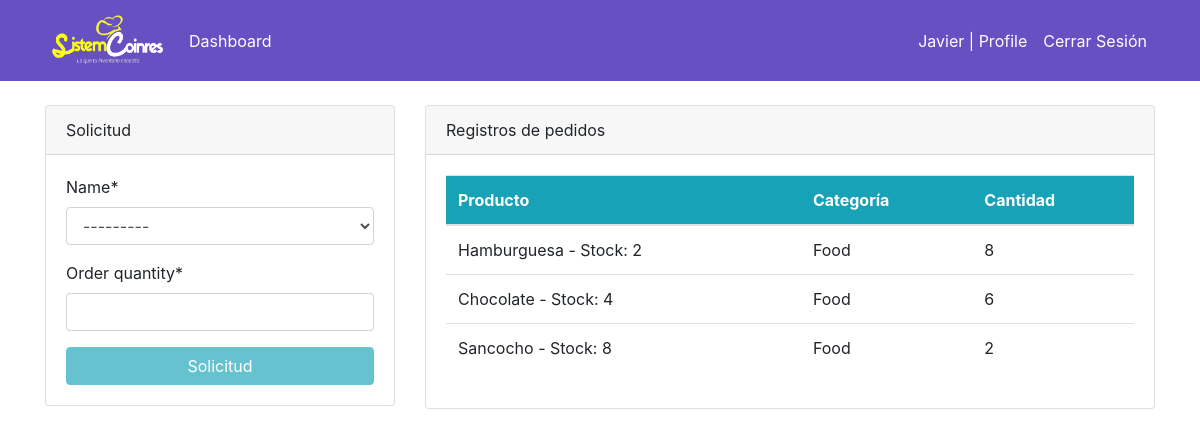
Screenshot of /index/ (signed in) with the database file from the repository.
### dashboard/models.py (models this page shows, shortened)
class Product(models.Model):
    name = models.CharField(max_length=100, null=True)
    stock = models.PositiveIntegerField(null=True)  # Se cambia 'quantity' a 'stock'
    category = models.CharField(max_length=50, choices=CATEGORY, null=True)
    def __str__(self):
        return f'{self.name} - Stock: {self.stock}'

class Order(models.Model):
    name = models.ForeignKey(Product, on_delete=models.CASCADE, null=True)
    customer = models.ForeignKey(User, on_delete=models.CASCADE, null=True)
    order_quantity = models.PositiveIntegerField(null=True)

### dashboard/views.py (the view)
# urls.py: path('index/', views.index, name='dashboard-index'),
@login_required(login_url='user-login')
def index(request):
    product = Product.objects.all()
    product_count = product.count()
    order = Order.objects.all()
    order_count = order.count()
    customer = User.objects.filter(groups=2)
    customer_count = customer.count()
    if request.method == 'POST':
        form = OrderForm(request.POST)
        if form.is_valid():
            obj = form.save(commit=False)
            obj.customer = request.user
            obj.save()
            return redirect('dashboard-index')
    else:
        form = OrderForm()
    context = {
        'form': form,
        'order': order,
        'product': product,
        'product_count': product_count,
        'order_count': order_count,
        'customer_count': customer_count,
    }
    return render(request, 'dashboard/index.html', context)

### dashboard/forms.py
class OrderForm(forms.ModelForm):
    class Meta:
        model = Order
        fields = ['name', 'order_quantity']

### templates/dashboard/index.html (shortened to what this page needs)
{% extends 'partials/base.html' %}
{% block content %}
{% if user.is_authenticated and user.is_staff and user.is_superuser %}
{% include 'partials/topside.html' %}
<div class="row ">
    <div class="col-md-6 my-4">
        <div class="bg-white">
            <div class="card-body">
                <canvas id="myChart1" width="400" height="300"></canvas>
                <script>
                    var ctx = document.getElementById('myChart1').getContext('2d');
                    var myChart1 = new Chart(ctx, {
                        type: 'pie',
                        data: {
                            labels: [{% for product in product %} '{{product.name}}', {% endfor %}],
                    datasets: [{
                        label: 'Number of Products',
                        data: [{% for product in product %} {{ product.stock }}, {% endfor %}],
                        backgroundColor: [
                            'rgba(255, 99, 132, 1)',
                            'rgba(54, 162, 235, 1)',
                            'rgba(255, 206, 86, 1)',
                            'rgba(75, 192, 192, 1)',
                            'rgba(153, 102, 255, 1)',
                            'rgba(255, 159, 64, 1)'
                        ],
                            borderColor: [
                                'rgba(255, 99, 132, 1)',
                                'rgba(54, 162, 235, 1)',
                                'rgba(255, 206, 86, 1)',
                                'rgba(75, 192, 192, 1)',
                                'rgba(153, 102, 255, 1)',
                                'rgba(255, 159, 64, 1)'
                            ],
                                borderWidth: 1
                    }]
                        },
                    options: {
                        scales: {
                            yAxes: [{
                                ticks: {
                                    beginAtZero: true
                                }
                            }]
                        }
                    }
                    });
                </script>
            </div>
        </div>
    </div>
    <div class="col-md-6 my-4">
        <div class="bg-white">
            <div class="card-body">
                <canvas id="myChart" width="400" height="300"></canvas>
                <script>
                    var ctx = document.getElementById('myChart').getContext('2d');
                    var myChart = new Chart(ctx, {
                        type: 'bar',
                        data: {
                            labels: [{% for order in order %} '{{order.name}}',{% endfor %}],
                    datasets: [{
                        label: 'Orders',
                        data: [{% for order in order %} {{ order.order_quantity }}, {% endfor %}],
                        backgroundColor: [
                            'rgba(255, 99, 132, 1)',
                            'rgba(54, 162, 235, 1)',
                            'rgba(255, 206, 86, 1)',
                            'rgba(75, 192, 192, 1)',
                            'rgba(153, 102, 255, 1)',
                            'rgba(255, 159, 64, 1)'
                        ],
                            borderColor: [
                                'rgba(255, 99, 132, 1)',
                                'rgba(54, 162, 235, 1)',
                                'rgba(255, 206, 86, 1)',
                                'rgba(75, 192, 192, 1)',
                                'rgba(153, 102, 255, 1)',
                                'rgba(255, 159, 64, 1)'
                            ],
                                borderWidth: 1
                    }]
                        },
                    options: {
                        scales: {
                            yAxes: [{
                                ticks: {
                                    beginAtZero: true
                                }
                            }]
                        }
                    }
                    });
                </script>
            </div>
        </div>
    </div>
</div>
{% else %}
{% include 'dashboard/customer_index.html' %}
{% endif%}
{% endblock %}

### templates/partials/nav.html (shortened to what this page needs)
{% load static %}
<nav class="navbar navbar-expand-lg" style="background-color:rgb(103, 80, 193);">
    <div class="container">
        <a class="navbar-brand text-white" href="{% url 'welcome' %}">
            <img src="{% static 'img/logoimage.png' %}" alt="Logo" width="120px" height="55px" class="d-inline-block align-top">
        </a>
        <div class="collapse navbar-collapse" id="navbarSupportedContent">
            {% if user.is_authenticated %}
            <ul class="navbar-nav mr-auto">
                <li class="nav-item active">
                    <a class="nav-link text-white" href="{% url 'dashboard-index' %}">Dashboard</a>
                </li>
            </ul>
            <ul class="navbar-nav ml-auto">
                <li class="nav-item active">
                    <a class="nav-link text-white" href="{% url 'user-profile' %}">{{ user.username }} | Profile</a>
                </li>
                <li class="nav-item">
                    <form method="post" action="{% url 'user-logout' %}" class="d-inline">
                        <button type="submit" class="btn btn-link nav-link text-white" style="border: none; background: none;">
                            Cerrar Sesión
                        </button>
                    </form>
                </li>
            </ul>
            {% endif %}
        </div>
    </div>
</nav>

### templates/dashboard/customer_index.html (shortened to what this page needs)
{% load crispy_forms_tags %}
<div>
    <div class="row mt-4">
        <div class="col-md-4">
            <div class="card">
                <div class="card-header">
                    Solicitud
                </div>
                <div class="card-body">
                    <form method="POST" id="order-form">
                        {{ form|crispy }}
                        <input class="btn btn-info btn-block" type="submit" value="Solicitud" id="submit-btn" disabled>
                    </form>
                </div>
            </div>
        </div>
        <div class="col-md-8">
            <div class="card">
                <div class="card-header">
                    Registros de pedidos
                </div>
                <div class="card-body">
                    <table class="table bg-white">
                        <thead class="bg-info text-white">
                            <tr>
                                <th scope="col">Producto</th>
                                <th scope="col">Categoría</th>
                                <th scope="col">Cantidad</th>
                            </tr>
                        </thead>
                        <tbody>
                            {% for order in order %}
                            {% if order.customer == user %}
                            <tr>
                                <td>{{ order.name }}</td>
                                <td>{{ order.name.category }}</td>
                                <td>{{ order.order_quantity }}</td>
                            </tr>
                            {% endif %}
                            {% endfor %}
                        </tbody>
                    </table>
                </div>
            </div>
        </div>
    </div>
</div>

### rows the page displays
Product: name "---------"
Order: name "Hamburguesa - Stock: 2", name.category "Food", order_quantity "8"
Order: name "Chocolate - Stock: 4", name.category "Food", order_quantity "6"
Order: name "Sancocho - Stock: 8", name.category "Food", order_quantity "2"

### other values shown
{{ user.username }} "Javier"
